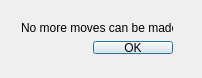
<?xml version="1.0" encoding="UTF-8"?>
<ui version="4.0">
 <class>DrawScreen</class>
 <widget class="QDialog" name="DrawScreen">
  <property name="geometry">
   <rect>
    <x>0</x>
    <y>0</y>
    <width>202</width>
    <height>78</height>
   </rect>
  </property>
  <property name="windowTitle">
   <string>DrawScreen</string>
  </property>
  <widget class="QWidget" name="">
   <property name="geometry">
    <rect>
     <x>10</x>
     <y>10</y>
     <width>174</width>
     <height>55</height>
    </rect>
   </property>
   <layout class="QGridLayout" name="gridLayout_2">
    <item row="1" column="0">
     <layout class="QGridLayout" name="gridLayout">
      <item row="0" column="0">
       <spacer name="horizontalSpacer">
        <property name="orientation">
         <enum>Qt::Horizontal</enum>
        </property>
        <property name="sizeHint" stdset="0">
         <size>
          <width>40</width>
          <height>20</height>
         </size>
        </property>
       </spacer>
      </item>
      <item row="0" column="1">
       <widget class="QPushButton" name="pushButton">
        <property name="text">
         <string>OK</string>
        </property>
       </widget>
      </item>
     </layout>
    </item>
    <item row="0" column="0">
     <widget class="QLabel" name="label">
      <property name="text">
       <string>No more moves can be made.</string>
      </property>
     </widget>
    </item>
   </layout>
  </widget>
 </widget>
 <layoutdefault spacing="6" margin="11"/>
 <resources/>
 <connections>
  <connection>
   <sender>pushButton</sender>
   <signal>clicked()</signal>
   <receiver>DrawScreen</receiver>
   <slot>accept()</slot>
   <hints>
    <hint type="sourcelabel">
     <x>146</x>
     <y>52</y>
    </hint>
    <hint type="destinationlabel">
     <x>148</x>
     <y>123</y>
    </hint>
   </hints>
  </connection>
 </connections>
</ui>
